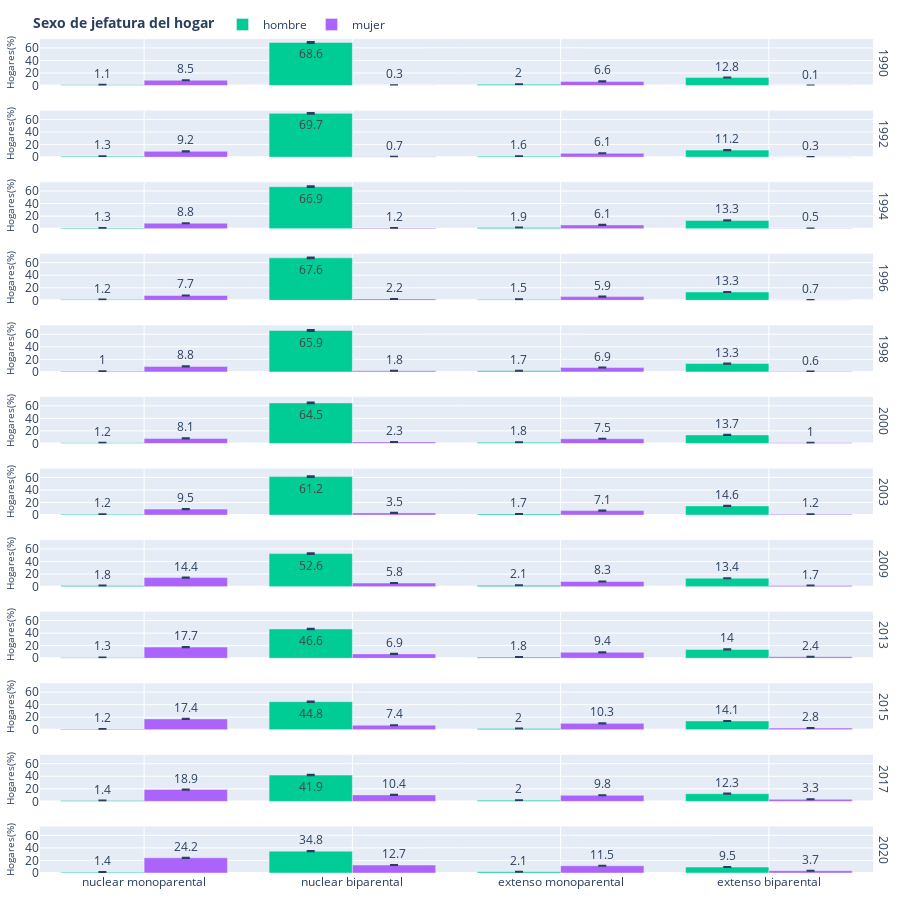

The notebook cell this image was saved under:
### Code cell
df05 = pd.read_csv(rutas[4])
fig = px.bar(df05.loc[df05.tipo_est == 'proporcion'],
             x =  'thogar' ,
             y = 'dato', facet_row= 'anio',
             color = 'sexo_jefatura',
             # facet_col_wrap=2,
             labels = {
                 'sexo_jefatura': '<b>Sexo de jefatura del hogar</b>',
                 'dato': 'Hogares(%)',
                 # 'pobreza': None
                 # 'anio': 'Periodo'
             },
             error_y_minus='ic_bajo',
             error_y='ic_alto',

             color_discrete_map={
                 'sin menores': '#2471A3',
                 'con menores': '#E67E22'
             },
             text ='dato'


             )
fig.for_each_annotation(lambda a: a.update(text=a.text.split('=')[-1]),

                        )
fig.update_layout(template='plotly',

                  height=900,
                  # width=1100
                  margin=
                  dict(
                      l=10,
                      r=10,
                      b=10,
                      t=15
                  ),
                  barmode='group',
                  legend=dict(
                      # title=None,
                      orientation='h', y=1, yanchor='bottom', x=0.2, xanchor='center'
                  )
                  )
fig.update_xaxes(title=None,
                 showgrid=True,
                 tickangle=0,


                 )
fig.update_yaxes(
    title_font_size = 10,
    title_standoff = 8
)
fig.write_image('resultados/img/02_05_px.jpeg')
fig.show()

### Figure 1 — Plotly figure (JSON) as saved in the notebook; plotly's stock layout.template omitted (floating-point values rounded to 4 significant figures)
{"data": [{"alignmentgroup": "True", "error_y": {"array": [0.01269, 0.6947, 0.02261, 0.1338], "arrayminus": [0.009096, 0.6775, 0.01747, 0.1215]}, "hovertemplate": "<b>Sexo de jefatura del hogar</b>=hombre<br>anio=1990<br>thogar=%{x}<br>Hogares(%)=%{text}<extra></extra>", "legendgroup": "hombre", "marker": {"color": "#00cc96", "pattern": {"shape": ""}}, "name": "hombre", "offsetgroup": "hombre", "orientation": "v", "showlegend": true, "text": [1.1, 68.6, 2.0, 12.8], "textposition": "auto", "x": ["nuclear monoparental", "nuclear biparental", "extenso monoparental", "extenso biparental"], "xaxis": "x12", "y": [1.1, 68.6, 2.0, 12.8], "yaxis": "y12", "type": "bar"}, {"alignmentgroup": "True", "error_y": {"array": [0.01478, 0.7048, 0.01818, 0.117], "arrayminus": [0.01122, 0.6897, 0.0142, 0.107]}, "hovertemplate": "<b>Sexo de jefatura del hogar</b>=hombre<br>anio=1992<br>thogar=%{x}<br>Hogares(%)=%{text}<extra></extra>", "legendgroup": "hombre", "marker": {"color": "#00cc96", "pattern": {"shape": ""}}, "name": "hombre", "offsetgroup": "hombre", "orientation": "v", "showlegend": false, "text": [1.3, 69.7, 1.6, 11.2], "textposition": "auto", "x": ["nuclear monoparental", "nuclear biparental", "extenso monoparental", "extenso biparental"], "xaxis": "x11", "y": [1.3, 69.7, 1.6, 11.2], "yaxis": "y11", "type": "bar"}, {"alignmentgroup": "True", "error_y": {"array": [0.0155, 0.6765, 0.02134, 0.139], "arrayminus": [0.01169, 0.6608, 0.01689, 0.1278]}, "hovertemplate": "<b>Sexo de jefatura del hogar</b>=hombre<br>anio=1994<br>thogar=%{x}<br>Hogares(%)=%{text}<extra></extra>", "legendgroup": "hombre", "marker": {"color": "#00cc96", "pattern": {"shape": ""}}, "name": "hombre", "offsetgroup": "hombre", "orientation": "v", "showlegend": false, "text": [1.3, 66.9, 1.9, 13.3], "textposition": "auto", "x": ["nuclear monoparental", "nuclear biparental", "extenso monoparental", "extenso biparental"], "xaxis": "x10", "y": [1.3, 66.9, 1.9, 13.3], "yaxis": "y10", "type": "bar"}, {"alignmentgroup": "True", "error_y": {"array": [0.01392, 0.6858, 0.01693, 0.1409], "arrayminus": [0.009539, 0.6654, 0.01295, 0.1263]}, "hovertemplate": "<b>Sexo de jefatura del hogar</b>=hombre<br>anio=1996<br>thogar=%{x}<br>Hogares(%)=%{text}<extra></extra>", "legendgroup": "hombre", "marker": {"color": "#00cc96", "pattern": {"shape": ""}}, "name": "hombre", "offsetgroup": "hombre", "orientation": "v", "showlegend": false, "text": [1.2, 67.6, 1.5, 13.3], "textposition": "auto", "x": ["nuclear monoparental", "nuclear biparental", "extenso monoparental", "extenso biparental"], "xaxis": "x9", "y": [1.2, 67.6, 1.5, 13.3], "yaxis": "y9", "type": "bar"}, {"alignmentgroup": "True", "error_y": {"array": [0.01205, 0.6673, 0.01871, 0.139], "arrayminus": [0.008801, 0.6511, 0.01469, 0.1278]}, "hovertemplate": "<b>Sexo de jefatura del hogar</b>=hombre<br>anio=1998<br>thogar=%{x}<br>Hogares(%)=%{text}<extra></extra>", "legendgroup": "hombre", "marker": {"color": "#00cc96", "pattern": {"shape": ""}}, "name": "hombre", "offsetgroup": "hombre", "orientation": "v", "showlegend": false, "text": [1.0, 65.9, 1.7, 13.3], "textposition": "auto", "x": ["nuclear monoparental", "nuclear biparental", "extenso monoparental", "extenso biparental"], "xaxis": "x8", "y": [1.0, 65.9, 1.7, 13.3], "yaxis": "y8", "type": "bar"}, {"alignmentgroup": "True", "error_y": {"array": [0.01432, 0.6538, 0.01954, 0.1428], "arrayminus": [0.009832, 0.6353, 0.01588, 0.1315]}, "hovertemplate": "<b>Sexo de jefatura del hogar</b>=hombre<br>anio=2000<br>thogar=%{x}<br>Hogares(%)=%{text}<extra></extra>", "legendgroup": "hombre", "marker": {"color": "#00cc96", "pattern": {"shape": ""}}, "name": "hombre", "offsetgroup": "hombre", "orientation": "v", "showlegend": false, "text": [1.2, 64.5, 1.8, 13.7], "textposition": "auto", "x": ["nuclear monoparental", "nuclear biparental", "extenso monoparental", "extenso biparental"], "xaxis": "x7", "y": [1.2, 64.5, 1.8, 13.7], "yaxis": "y7", "type": "bar"}, {"alignmentgroup": "True", "error_y": {"array": [0.01355, 0.6207, 0.01993, 0.152], "arrayminus": [0.01005, 0.6029, 0.01477, 0.14]}, "hovertemplate": "<b>Sexo de jefatura del hogar</b>=hombre<br>anio=2003<br>thogar=%{x}<br>Hogares(%)=%{text}<extra></extra>", "legendgroup": "hombre", "marker": {"color": "#00cc96", "pattern": {"shape": ""}}, "name": "hombre", "offsetgroup": "hombre", "orientation": "v", "showlegend": false, "text": [1.2, 61.2, 1.7, 14.6], "textposition": "auto", "x": ["nuclear monoparental", "nuclear biparental", "extenso monoparental", "extenso biparental"], "xaxis": "x6", "y": [1.2, 61.2, 1.7, 14.6], "yaxis": "y6", "type": "bar"}, {"alignmentgroup": "True", "error_y": {"array": [0.02157, 0.5349, 0.02378, 0.1395], "arrayminus": [0.01552, 0.5174, 0.01876, 0.1278]}, "hovertemplate": "<b>Sexo de jefatura del hogar</b>=hombre<br>anio=2009<br>thogar=%{x}<br>Hogares(%)=%{text}<extra></extra>", "legendgroup": "hombre", "marker": {"color": "#00cc96", "pattern": {"shape": ""}}, "name": "hombre", "offsetgroup": "hombre", "orientation": "v", "showlegend": false, "text": [1.8, 52.6, 2.1, 13.4], "textposition": "auto", "x": ["nuclear monoparental", "nuclear biparental", "extenso monoparental", "extenso biparental"], "xaxis": "x5", "y": [1.8, 52.6, 2.1, 13.4], "yaxis": "y5", "type": "bar"}, {"alignmentgroup": "True", "error_y": {"array": [0.01482, 0.4763, 0.02086, 0.1472], "arrayminus": [0.01142, 0.4547, 0.01476, 0.1327]}, "hovertemplate": "<b>Sexo de jefatura del hogar</b>=hombre<br>anio=2013<br>thogar=%{x}<br>Hogares(%)=%{text}<extra></extra>", "legendgroup": "hombre", "marker": {"color": "#00cc96", "pattern": {"shape": ""}}, "name": "hombre", "offsetgroup": "hombre", "orientation": "v", "showlegend": false, "text": [1.3, 46.6, 1.8, 14.0], "textposition": "auto", "x": ["nuclear monoparental", "nuclear biparental", "extenso monoparental", "extenso biparental"], "xaxis": "x4", "y": [1.3, 46.6, 1.8, 14.0], "yaxis": "y4", "type": "bar"}, {"alignmentgroup": "True", "error_y": {"array": [0.01363, 0.4565, 0.02223, 0.1464], "arrayminus": [0.01081, 0.4398, 0.01831, 0.1361]}, "hovertemplate": "<b>Sexo de jefatura del hogar</b>=hombre<br>anio=2015<br>thogar=%{x}<br>Hogares(%)=%{text}<extra></extra>", "legendgroup": "hombre", "marker": {"color": "#00cc96", "pattern": {"shape": ""}}, "name": "hombre", "offsetgroup": "hombre", "orientation": "v", "showlegend": false, "text": [1.2, 44.8, 2.0, 14.1], "textposition": "auto", "x": ["nuclear monoparental", "nuclear biparental", "extenso monoparental", "extenso biparental"], "xaxis": "x3", "y": [1.2, 44.8, 2.0, 14.1], "yaxis": "y3", "type": "bar"}, {"alignmentgroup": "True", "error_y": {"array": [0.01612, 0.4284, 0.0221, 0.1279], "arrayminus": [0.01258, 0.4105, 0.01791, 0.1175]}, "hovertemplate": "<b>Sexo de jefatura del hogar</b>=hombre<br>anio=2017<br>thogar=%{x}<br>Hogares(%)=%{text}<extra></extra>", "legendgroup": "hombre", "marker": {"color": "#00cc96", "pattern": {"shape": ""}}, "name": "hombre", "offsetgroup": "hombre", "orientation": "v", "showlegend": false, "text": [1.4, 41.9, 2.0, 12.3], "textposition": "auto", "x": ["nuclear monoparental", "nuclear biparental", "extenso monoparental", "extenso biparental"], "xaxis": "x2", "y": [1.4, 41.9, 2.0, 12.3], "yaxis": "y2", "type": "bar"}, {"alignmentgroup": "True", "error_y": {"array": [0.01644, 0.3676, 0.02397, 0.1002], "arrayminus": [0.01271, 0.3285, 0.01917, 0.08987]}, "hovertemplate": "<b>Sexo de jefatura del hogar</b>=hombre<br>anio=2020<br>thogar=%{x}<br>Hogares(%)=%{text}<extra></extra>", "legendgroup": "hombre", "marker": {"color": "#00cc96", "pattern": {"shape": ""}}, "name": "hombre", "offsetgroup": "hombre", "orientation": "v", "showlegend": false, "text": [1.4, 34.8, 2.1, 9.5], "textposition": "auto", "x": ["nuclear monoparental", "nuclear biparental", "extenso monoparental", "extenso biparental"], "xaxis": "x", "y": [1.4, 34.8, 2.1, 9.5], "yaxis": "y", "type": "bar"}, {"alignmentgroup": "True", "error_y": {"array": [0.0902, 0.004849, 0.07058, 0.002352], "arrayminus": [0.07989, 0.00247, 0.06137, 0.0009512]}, "hovertemplate": "<b>Sexo de jefatura del hogar</b>=mujer<br>anio=1990<br>thogar=%{x}<br>Hogares(%)=%{text}<extra></extra>", "legendgroup": "mujer", "marker": {"color": "#ab63fa", "pattern": {"shape": ""}}, "name": "mujer", "offsetgroup": "mujer", "orientation": "v", "showlegend": true, "text": [8.5, 0.3, 6.6, 0.1], "textposition": "auto", "x": ["nuclear monoparental", "nuclear biparental", "extenso monoparental", "extenso biparental"], "xaxis": "x12", "y": [8.5, 0.3, 6.6, 0.1], "yaxis": "y12", "type": "bar"}, {"alignmentgroup": "True", "error_y": {"array": [0.09683, 0.008363, 0.06484, 0.003509], "arrayminus": [0.08714, 0.005216, 0.05705, 0.001818]}, "hovertemplate": "<b>Sexo de jefatura del hogar</b>=mujer<br>anio=1992<br>thogar=%{x}<br>Hogares(%)=%{text}<extra></extra>", "legendgroup": "mujer", "marker": {"color": "#ab63fa", "pattern": {"shape": ""}}, "name": "mujer", "offsetgroup": "mujer", "orientation": "v", "showlegend": false, "text": [9.2, 0.7, 6.1, 0.3], "textposition": "auto", "x": ["nuclear monoparental", "nuclear biparental", "extenso monoparental", "extenso biparental"], "xaxis": "x11", "y": [9.2, 0.7, 6.1, 0.3], "yaxis": "y11", "type": "bar"}, {"alignmentgroup": "True", "error_y": {"array": [0.0926, 0.01374, 0.06543, 0.00615], "arrayminus": [0.08315, 0.009977, 0.05739, 0.003803]}, "hovertemplate": "<b>Sexo de jefatura del hogar</b>=mujer<br>anio=1994<br>thogar=%{x}<br>Hogares(%)=%{text}<extra></extra>", "legendgroup": "mujer", "marker": {"color": "#ab63fa", "pattern": {"shape": ""}}, "name": "mujer", "offsetgroup": "mujer", "orientation": "v", "showlegend": false, "text": [8.8, 1.2, 6.1, 0.5], "textposition": "auto", "x": ["nuclear monoparental", "nuclear biparental", "extenso monoparental", "extenso biparental"], "xaxis": "x10", "y": [8.8, 1.2, 6.1, 0.5], "yaxis": "y10", "type": "bar"}, {"alignmentgroup": "True", "error_y": {"array": [0.08278, 0.02563, 0.06384, 0.009084], "arrayminus": [0.07118, 0.0183, 0.05467, 0.005471]}, "hovertemplate": "<b>Sexo de jefatura del hogar</b>=mujer<br>anio=1996<br>thogar=%{x}<br>Hogares(%)=%{text}<extra></extra>", "legendgroup": "mujer", "marker": {"color": "#ab63fa", "pattern": {"shape": ""}}, "name": "mujer", "offsetgroup": "mujer", "orientation": "v", "showlegend": false, "text": [7.7, 2.2, 5.9, 0.7], "textposition": "auto", "x": ["nuclear monoparental", "nuclear biparental", "extenso monoparental", "extenso biparental"], "xaxis": "x9", "y": [7.7, 2.2, 5.9, 0.7], "yaxis": "y9", "type": "bar"}, {"alignmentgroup": "True", "error_y": {"array": [0.09288, 0.0205, 0.0735, 0.007263], "arrayminus": [0.08267, 0.01535, 0.06508, 0.005025]}, "hovertemplate": "<b>Sexo de jefatura del hogar</b>=mujer<br>anio=1998<br>thogar=%{x}<br>Hogares(%)=%{text}<extra></extra>", "legendgroup": "mujer", "marker": {"color": "#ab63fa", "pattern": {"shape": ""}}, "name": "mujer", "offsetgroup": "mujer", "orientation": "v", "showlegend": false, "text": [8.8, 1.8, 6.9, 0.6], "textposition": "auto", "x": ["nuclear monoparental", "nuclear biparental", "extenso monoparental", "extenso biparental"], "xaxis": "x8", "y": [8.8, 1.8, 6.9, 0.6], "yaxis": "y8", "type": "bar"}, {"alignmentgroup": "True", "error_y": {"array": [0.08564, 0.02619, 0.08064, 0.01138], "arrayminus": [0.07579, 0.02059, 0.07033, 0.0083]}, "hovertemplate": "<b>Sexo de jefatura del hogar</b>=mujer<br>anio=2000<br>thogar=%{x}<br>Hogares(%)=%{text}<extra></extra>", "legendgroup": "mujer", "marker": {"color": "#ab63fa", "pattern": {"shape": ""}}, "name": "mujer", "offsetgroup": "mujer", "orientation": "v", "showlegend": false, "text": [8.1, 2.3, 7.5, 1.0], "textposition": "auto", "x": ["nuclear monoparental", "nuclear biparental", "extenso monoparental", "extenso biparental"], "xaxis": "x7", "y": [8.1, 2.3, 7.5, 1.0], "yaxis": "y7", "type": "bar"}, {"alignmentgroup": "True", "error_y": {"array": [0.1005, 0.03831, 0.07531, 0.01414], "arrayminus": [0.09014, 0.03217, 0.06669, 0.01062]}, "hovertemplate": "<b>Sexo de jefatura del hogar</b>=mujer<br>anio=2003<br>thogar=%{x}<br>Hogares(%)=%{text}<extra></extra>", "legendgroup": "mujer", "marker": {"color": "#ab63fa", "pattern": {"shape": ""}}, "name": "mujer", "offsetgroup": "mujer", "orientation": "v", "showlegend": false, "text": [9.5, 3.5, 7.1, 1.2], "textposition": "auto", "x": ["nuclear monoparental", "nuclear biparental", "extenso monoparental", "extenso biparental"], "xaxis": "x6", "y": [9.5, 3.5, 7.1, 1.2], "yaxis": "y6", "type": "bar"}, {"alignmentgroup": "True", "error_y": {"array": [0.1496, 0.06193, 0.08715, 0.01915], "arrayminus": [0.1377, 0.05386, 0.07815, 0.01507]}, "hovertemplate": "<b>Sexo de jefatura del hogar</b>=mujer<br>anio=2009<br>thogar=%{x}<br>Hogares(%)=%{text}<extra></extra>", "legendgroup": "mujer", "marker": {"color": "#ab63fa", "pattern": {"shape": ""}}, "name": "mujer", "offsetgroup": "mujer", "orientation": "v", "showlegend": false, "text": [14.4, 5.8, 8.3, 1.7], "textposition": "auto", "x": ["nuclear monoparental", "nuclear biparental", "extenso monoparental", "extenso biparental"], "xaxis": "x5", "y": [14.4, 5.8, 8.3, 1.7], "yaxis": "y5", "type": "bar"}, {"alignmentgroup": "True", "error_y": {"array": [0.1857, 0.07433, 0.09985, 0.02642], "arrayminus": [0.1691, 0.06473, 0.08813, 0.02127]}, "hovertemplate": "<b>Sexo de jefatura del hogar</b>=mujer<br>anio=2013<br>thogar=%{x}<br>Hogares(%)=%{text}<extra></extra>", "legendgroup": "mujer", "marker": {"color": "#ab63fa", "pattern": {"shape": ""}}, "name": "mujer", "offsetgroup": "mujer", "orientation": "v", "showlegend": false, "text": [17.7, 6.9, 9.4, 2.4], "textposition": "auto", "x": ["nuclear monoparental", "nuclear biparental", "extenso monoparental", "extenso biparental"], "xaxis": "x4", "y": [17.7, 6.9, 9.4, 2.4], "yaxis": "y4", "type": "bar"}, {"alignmentgroup": "True", "error_y": {"array": [0.1797, 0.07828, 0.1077, 0.03023], "arrayminus": [0.1679, 0.07049, 0.09803, 0.02528]}, "hovertemplate": "<b>Sexo de jefatura del hogar</b>=mujer<br>anio=2015<br>thogar=%{x}<br>Hogares(%)=%{text}<extra></extra>", "legendgroup": "mujer", "marker": {"color": "#ab63fa", "pattern": {"shape": ""}}, "name": "mujer", "offsetgroup": "mujer", "orientation": "v", "showlegend": false, "text": [17.4, 7.4, 10.3, 2.8], "textposition": "auto", "x": ["nuclear monoparental", "nuclear biparental", "extenso monoparental", "extenso biparental"], "xaxis": "x3", "y": [17.4, 7.4, 10.3, 2.8], "yaxis": "y3", "type": "bar"}, {"alignmentgroup": "True", "error_y": {"array": [0.1971, 0.1093, 0.1033, 0.03604], "arrayminus": [0.1812, 0.09896, 0.09295, 0.02977]}, "hovertemplate": "<b>Sexo de jefatura del hogar</b>=mujer<br>anio=2017<br>thogar=%{x}<br>Hogares(%)=%{text}<extra></extra>", "legendgroup": "mujer", "marker": {"color": "#ab63fa", "pattern": {"shape": ""}}, "name": "mujer", "offsetgroup": "mujer", "orientation": "v", "showlegend": false, "text": [18.9, 10.4, 9.8, 3.3], "textposition": "auto", "x": ["nuclear monoparental", "nuclear biparental", "extenso monoparental", "extenso biparental"], "xaxis": "x2", "y": [18.9, 10.4, 9.8, 3.3], "yaxis": "y2", "type": "bar"}, {"alignmentgroup": "True", "error_y": {"array": [0.2528, 0.1337, 0.1217, 0.04034], "arrayminus": [0.2315, 0.1205, 0.1095, 0.03401]}, "hovertemplate": "<b>Sexo de jefatura del hogar</b>=mujer<br>anio=2020<br>thogar=%{x}<br>Hogares(%)=%{text}<extra></extra>", "legendgroup": "mujer", "marker": {"color": "#ab63fa", "pattern": {"shape": ""}}, "name": "mujer", "offsetgroup": "mujer", "orientation": "v", "showlegend": false, "text": [24.2, 12.7, 11.5, 3.7], "textposition": "auto", "x": ["nuclear monoparental", "nuclear biparental", "extenso monoparental", "extenso biparental"], "xaxis": "x", "y": [24.2, 12.7, 11.5, 3.7], "yaxis": "y", "type": "bar"}], "layout": {"xaxis": {"anchor": "y", "domain": [0.0, 0.98], "title": {}, "showgrid": true, "tickangle": 0}, "yaxis": {"anchor": "x", "domain": [0.0, 0.05583], "title": {"text": "Hogares(%)", "font": {"size": 10}, "standoff": 8}}, "xaxis2": {"anchor": "y2", "domain": [0.0, 0.98], "matches": "x", "showticklabels": false, "title": {}, "showgrid": true, "tickangle": 0}, "yaxis2": {"anchor": "x2", "domain": [0.08583, 0.1417], "matches": "y", "title": {"text": "Hogares(%)", "font": {"size": 10}, "standoff": 8}}, "xaxis3": {"anchor": "y3", "domain": [0.0, 0.98], "matches": "x", "showticklabels": false, "title": {}, "showgrid": true, "tickangle": 0}, "yaxis3": {"anchor": "x3", "domain": [0.1717, 0.2275], "matches": "y", "title": {"text": "Hogares(%)", "font": {"size": 10}, "standoff": 8}}, "xaxis4": {"anchor": "y4", "domain": [0.0, 0.98], "matches": "x", "showticklabels": false, "title": {}, "showgrid": true, "tickangle": 0}, "yaxis4": {"anchor": "x4", "domain": [0.2575, 0.3133], "matches": "y", "title": {"text": "Hogares(%)", "font": {"size": 10}, "standoff": 8}}, "xaxis5": {"anchor": "y5", "domain": [0.0, 0.98], "matches": "x", "showticklabels": false, "title": {}, "showgrid": true, "tickangle": 0}, "yaxis5": {"anchor": "x5", "domain": [0.3433, 0.3992], "matches": "y", "title": {"text": "Hogares(%)", "font": {"size": 10}, "standoff": 8}}, "xaxis6": {"anchor": "y6", "domain": [0.0, 0.98], "matches": "x", "showticklabels": false, "title": {}, "showgrid": true, "tickangle": 0}, "yaxis6": {"anchor": "x6", "domain": [0.4292, 0.485], "matches": "y", "title": {"text": "Hogares(%)", "font": {"size": 10}, "standoff": 8}}, "xaxis7": {"anchor": "y7", "domain": [0.0, 0.98], "matches": "x", "showticklabels": false, "title": {}, "showgrid": true, "tickangle": 0}, "yaxis7": {"anchor": "x7", "domain": [0.515, 0.5708], "matches": "y", "title": {"text": "Hogares(%)", "font": {"size": 10}, "standoff": 8}}, "xaxis8": {"anchor": "y8", "domain": [0.0, 0.98], "matches": "x", "showticklabels": false, "title": {}, "showgrid": true, "tickangle": 0}, "yaxis8": {"anchor": "x8", "domain": [0.6008, 0.6567], "matches": "y", "title": {"text": "Hogares(%)", "font": {"size": 10}, "standoff": 8}}, "xaxis9": {"anchor": "y9", "domain": [0.0, 0.98], "matches": "x", "showticklabels": false, "title": {}, "showgrid": true, "tickangle": 0}, "yaxis9": {"anchor": "x9", "domain": [0.6867, 0.7425], "matches": "y", "title": {"text": "Hogares(%)", "font": {"size": 10}, "standoff": 8}}, "xaxis10": {"anchor": "y10", "domain": [0.0, 0.98], "matches": "x", "showticklabels": false, "title": {}, "showgrid": true, "tickangle": 0}, "yaxis10": {"anchor": "x10", "domain": [0.7725, 0.8283], "matches": "y", "title": {"text": "Hogares(%)", "font": {"size": 10}, "standoff": 8}}, "xaxis11": {"anchor": "y11", "domain": [0.0, 0.98], "matches": "x", "showticklabels": false, "title": {}, "showgrid": true, "tickangle": 0}, "yaxis11": {"anchor": "x11", "domain": [0.8583, 0.9142], "matches": "y", "title": {"text": "Hogares(%)", "font": {"size": 10}, "standoff": 8}}, "xaxis12": {"anchor": "y12", "domain": [0.0, 0.98], "matches": "x", "showticklabels": false, "title": {}, "showgrid": true, "tickangle": 0}, "yaxis12": {"anchor": "x12", "domain": [0.9442, 1.0], "matches": "y", "title": {"text": "Hogares(%)", "font": {"size": 10}, "standoff": 8}}, "annotations": [{"font": {}, "showarrow": false, "text": "2020", "textangle": 90, "x": 0.98, "xanchor": "left", "xref": "paper", "y": 0.02792, "yanchor": "middle", "yref": "paper"}, {"font": {}, "showarrow": false, "text": "2017", "textangle": 90, "x": 0.98, "xanchor": "left", "xref": "paper", "y": 0.1137, "yanchor": "middle", "yref": "paper"}, {"font": {}, "showarrow": false, "text": "2015", "textangle": 90, "x": 0.98, "xanchor": "left", "xref": "paper", "y": 0.1996, "yanchor": "middle", "yref": "paper"}, {"font": {}, "showarrow": false, "text": "2013", "textangle": 90, "x": 0.98, "xanchor": "left", "xref": "paper", "y": 0.2854, "yanchor": "middle", "yref": "paper"}, {"font": {}, "showarrow": false, "text": "2009", "textangle": 90, "x": 0.98, "xanchor": "left", "xref": "paper", "y": 0.3712, "yanchor": "middle", "yref": "paper"}, {"font": {}, "showarrow": false, "text": "2003", "textangle": 90, "x": 0.98, "xanchor": "left", "xref": "paper", "y": 0.4571, "yanchor": "middle", "yref": "paper"}, {"font": {}, "showarrow": false, "text": "2000", "textangle": 90, "x": 0.98, "xanchor": "left", "xref": "paper", "y": 0.5429, "yanchor": "middle", "yref": "paper"}, {"font": {}, "showarrow": false, "text": "1998", "textangle": 90, "x": 0.98, "xanchor": "left", "xref": "paper", "y": 0.6287, "yanchor": "middle", "yref": "paper"}, {"font": {}, "showarrow": false, "text": "1996", "textangle": 90, "x": 0.98, "xanchor": "left", "xref": "paper", "y": 0.7146, "yanchor": "middle", "yref": "paper"}, {"font": {}, "showarrow": false, "text": "1994", "textangle": 90, "x": 0.98, "xanchor": "left", "xref": "paper", "y": 0.8004, "yanchor": "middle", "yref": "paper"}, {"font": {}, "showarrow": false, "text": "1992", "textangle": 90, "x": 0.98, "xanchor": "left", "xref": "paper", "y": 0.8862, "yanchor": "middle", "yref": "paper"}, {"font": {}, "showarrow": false, "text": "1990", "textangle": 90, "x": 0.98, "xanchor": "left", "xref": "paper", "y": 0.9721, "yanchor": "middle", "yref": "paper"}], "legend": {"title": {"text": "<b>Sexo de jefatura del hogar</b>"}, "tracegroupgap": 0, "orientation": "h", "y": 1, "yanchor": "bottom", "x": 0.2, "xanchor": "center"}, "margin": {"t": 15, "l": 10, "r": 10, "b": 10}, "barmode": "group", "height": 900}}
